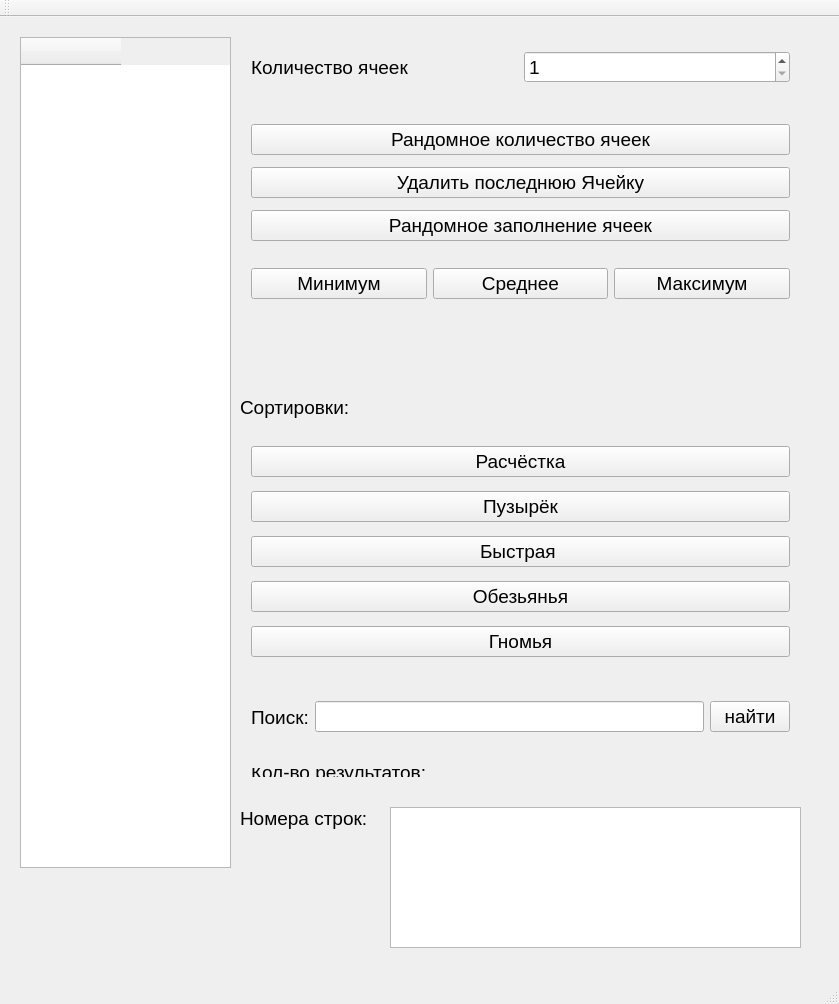
<?xml version="1.0" encoding="UTF-8"?>
<ui version="4.0">
 <class>MainWindow</class>
 <widget class="QMainWindow" name="MainWindow">
  <property name="geometry">
   <rect>
    <x>0</x>
    <y>0</y>
    <width>839</width>
    <height>1004</height>
   </rect>
  </property>
  <property name="font">
   <font>
    <pointsize>14</pointsize>
   </font>
  </property>
  <property name="windowTitle">
   <string>MainWindow</string>
  </property>
  <widget class="QWidget" name="centralWidget">
   <widget class="QTableWidget" name="tableWidget_massive">
    <property name="geometry">
     <rect>
      <x>20</x>
      <y>20</y>
      <width>211</width>
      <height>831</height>
     </rect>
    </property>
    <column>
     <property name="text">
      <string/>
     </property>
    </column>
   </widget>
   <widget class="QWidget" name="verticalLayoutWidget">
    <property name="geometry">
     <rect>
      <x>240</x>
      <y>90</y>
      <width>561</width>
      <height>151</height>
     </rect>
    </property>
    <layout class="QVBoxLayout" name="verticalLayout">
     <item>
      <widget class="QPushButton" name="pushButton_random">
       <property name="text">
        <string>Рандомное количество ячеек</string>
       </property>
      </widget>
     </item>
     <item>
      <widget class="QPushButton" name="pushButton_removelast">
       <property name="text">
        <string>Удалить последнюю Ячейку</string>
       </property>
      </widget>
     </item>
     <item>
      <widget class="QPushButton" name="pushButton_randomValues">
       <property name="text">
        <string>Рандомное заполнение ячеек</string>
       </property>
      </widget>
     </item>
    </layout>
   </widget>
   <widget class="QWidget" name="horizontalLayoutWidget">
    <property name="geometry">
     <rect>
      <x>240</x>
      <y>10</y>
      <width>561</width>
      <height>80</height>
     </rect>
    </property>
    <layout class="QHBoxLayout" name="horizontalLayout">
     <item>
      <widget class="QLabel" name="label_count">
       <property name="text">
        <string>Количество ячеек</string>
       </property>
      </widget>
     </item>
     <item>
      <widget class="QSpinBox" name="spinBox_count">
       <property name="minimum">
        <number>1</number>
       </property>
       <property name="maximum">
        <number>200</number>
       </property>
      </widget>
     </item>
    </layout>
   </widget>
   <widget class="QWidget" name="gridLayoutWidget">
    <property name="geometry">
     <rect>
      <x>240</x>
      <y>240</y>
      <width>561</width>
      <height>131</height>
     </rect>
    </property>
    <layout class="QGridLayout" name="gridLayout">
     <item row="0" column="1">
      <widget class="QPushButton" name="pushButton_mid">
       <property name="text">
        <string>Среднее</string>
       </property>
      </widget>
     </item>
     <item row="0" column="2">
      <widget class="QPushButton" name="pushButton_max">
       <property name="text">
        <string>Максимум</string>
       </property>
      </widget>
     </item>
     <item row="0" column="0">
      <widget class="QPushButton" name="pushButton_min">
       <property name="text">
        <string>Минимум</string>
       </property>
      </widget>
     </item>
     <item row="1" column="0">
      <widget class="QLabel" name="label_min">
       <property name="text">
        <string/>
       </property>
      </widget>
     </item>
     <item row="1" column="1">
      <widget class="QLabel" name="label_mid">
       <property name="text">
        <string/>
       </property>
      </widget>
     </item>
     <item row="1" column="2">
      <widget class="QLabel" name="label_max">
       <property name="text">
        <string/>
       </property>
      </widget>
     </item>
    </layout>
   </widget>
   <widget class="QWidget" name="verticalLayoutWidget_2">
    <property name="geometry">
     <rect>
      <x>240</x>
      <y>410</y>
      <width>561</width>
      <height>251</height>
     </rect>
    </property>
    <layout class="QVBoxLayout" name="verticalLayout_2">
     <item>
      <widget class="QPushButton" name="pushButton_Comb">
       <property name="text">
        <string>Расчёстка</string>
       </property>
      </widget>
     </item>
     <item>
      <widget class="QPushButton" name="pushButton_Bubble">
       <property name="text">
        <string>Пузырёк</string>
       </property>
      </widget>
     </item>
     <item>
      <widget class="QPushButton" name="pushButton_Fast">
       <property name="text">
        <string>Быстрая </string>
       </property>
      </widget>
     </item>
     <item>
      <widget class="QPushButton" name="pushButton_MONKE">
       <property name="text">
        <string>Обезьянья</string>
       </property>
      </widget>
     </item>
     <item>
      <widget class="QPushButton" name="pushButton_GNOMED">
       <property name="text">
        <string>Гномья</string>
       </property>
      </widget>
     </item>
    </layout>
   </widget>
   <widget class="QLabel" name="label">
    <property name="geometry">
     <rect>
      <x>240</x>
      <y>370</y>
      <width>261</width>
      <height>41</height>
     </rect>
    </property>
    <property name="text">
     <string>Сортировки:</string>
    </property>
   </widget>
   <widget class="QWidget" name="horizontalLayoutWidget_2">
    <property name="geometry">
     <rect>
      <x>240</x>
      <y>660</y>
      <width>561</width>
      <height>80</height>
     </rect>
    </property>
    <layout class="QHBoxLayout" name="horizontalLayout_2">
     <item>
      <widget class="QLabel" name="label_searching">
       <property name="text">
        <string>Поиск:</string>
       </property>
      </widget>
     </item>
     <item>
      <widget class="QLineEdit" name="lineEdit_searchValue"/>
     </item>
     <item>
      <widget class="QPushButton" name="pushButton_find">
       <property name="text">
        <string>найти</string>
       </property>
      </widget>
     </item>
    </layout>
   </widget>
   <widget class="QTextEdit" name="textEdit_searching_itemsStroke">
    <property name="geometry">
     <rect>
      <x>390</x>
      <y>790</y>
      <width>411</width>
      <height>141</height>
     </rect>
    </property>
   </widget>
   <widget class="QLabel" name="label_searching_items">
    <property name="geometry">
     <rect>
      <x>240</x>
      <y>790</y>
      <width>127</width>
      <height>23</height>
     </rect>
    </property>
    <property name="text">
     <string>Номера строк:</string>
    </property>
   </widget>
   <widget class="QWidget" name="formLayoutWidget">
    <property name="geometry">
     <rect>
      <x>240</x>
      <y>740</y>
      <width>561</width>
      <height>31</height>
     </rect>
    </property>
    <layout class="QFormLayout" name="formLayout">
     <item row="0" column="0">
      <widget class="QLabel" name="label_searching_count">
       <property name="text">
        <string>Кол-во результатов:</string>
       </property>
      </widget>
     </item>
     <item row="0" column="1">
      <widget class="QLabel" name="label_searching_countValue">
       <property name="text">
        <string/>
       </property>
      </widget>
     </item>
    </layout>
   </widget>
  </widget>
  <widget class="QMenuBar" name="menuBar">
   <property name="geometry">
    <rect>
     <x>0</x>
     <y>0</y>
     <width>839</width>
     <height>20</height>
    </rect>
   </property>
  </widget>
  <widget class="QToolBar" name="mainToolBar">
   <attribute name="toolBarArea">
    <enum>TopToolBarArea</enum>
   </attribute>
   <attribute name="toolBarBreak">
    <bool>false</bool>
   </attribute>
  </widget>
  <widget class="QStatusBar" name="statusBar"/>
 </widget>
 <layoutdefault spacing="6" margin="11"/>
 <tabstops>
  <tabstop>tableWidget_massive</tabstop>
  <tabstop>spinBox_count</tabstop>
  <tabstop>pushButton_random</tabstop>
  <tabstop>pushButton_removelast</tabstop>
  <tabstop>pushButton_randomValues</tabstop>
  <tabstop>pushButton_min</tabstop>
  <tabstop>pushButton_mid</tabstop>
  <tabstop>pushButton_max</tabstop>
  <tabstop>pushButton_Comb</tabstop>
  <tabstop>pushButton_Bubble</tabstop>
  <tabstop>pushButton_Fast</tabstop>
  <tabstop>pushButton_MONKE</tabstop>
  <tabstop>pushButton_GNOMED</tabstop>
 </tabstops>
 <resources/>
 <connections/>
</ui>
